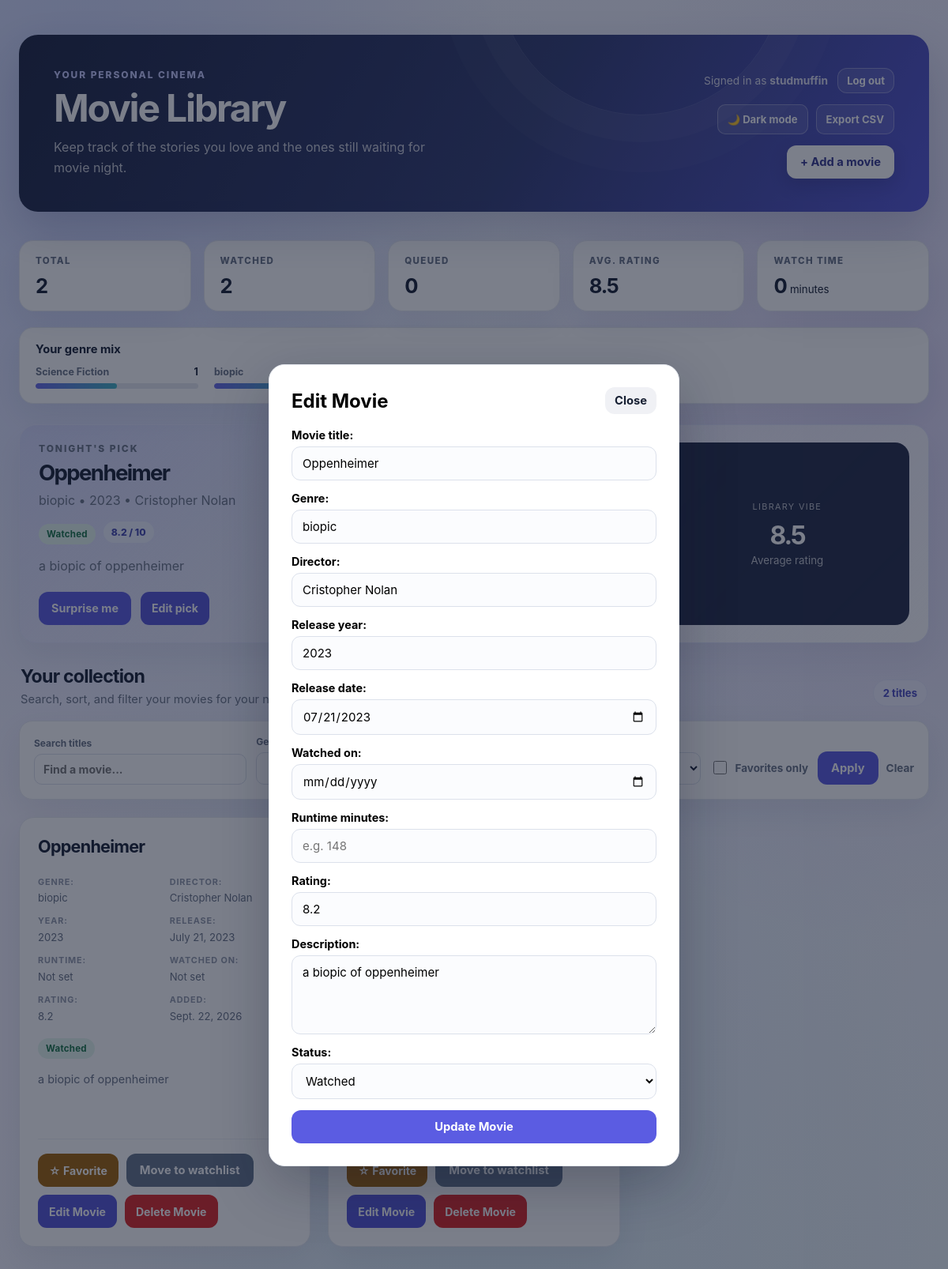
/movie/2/edit/ (signed in), run on the app's committed database.
### IMS_APP/models.py (models this page shows, shortened)
class Movie(models.Model):
    movie_id = models.AutoField(primary_key=True)
    owner = models.ForeignKey(
        settings.AUTH_USER_MODEL,
        on_delete=models.CASCADE,
        related_name='movies',
        null=True,
        blank=True,
    )
    movie_title = models.CharField(max_length=255)
    genre = models.CharField(max_length=100)
    director = models.CharField(max_length=255)
    release_year = models.PositiveIntegerField()
    release_date = models.DateField(null=True, blank=True)
    watched_on = models.DateField(null=True, blank=True)
    runtime_minutes = models.PositiveSmallIntegerField(null=True, blank=True)
    rating = models.FloatField(default=0.0)
    description = models.TextField(blank=True)
    is_favorite = models.BooleanField(default=False)
    STATUS_WATCHED = 'Watched'
    STATUS_UNWATCHED = 'Unwatched'
    STATUS_CHOICES = [
        (STATUS_WATCHED, 'Watched'),
        (STATUS_UNWATCHED, 'Unwatched'),
    ]
    status = models.CharField(
        max_length=20,
        choices=STATUS_CHOICES,
        default=STATUS_UNWATCHED,
    )
    date_added = models.DateField(auto_now_add=True)

### IMS_APP/views.py (the view)
# urls.py: path('movie/<int:movie_id>/edit/', views.edit_movie, name='edit_movie'),
@login_required
def edit_movie(request, movie_id):
    movie = get_object_or_404(Movie, movie_id=movie_id, owner=request.user)
    all_movies = Movie.objects.filter(owner=request.user)
    movies, filters = _filter_movies(request, all_movies)
    if request.method == 'POST':
        form = MovieForm(request.POST, instance=movie)
        if form.is_valid():
            form.save()
            return redirect('index')
    else:
        form = MovieForm(instance=movie)
    context = {
        'movies': movies,
        'form': MovieForm(),
        'edit_form': form,
        'editing_movie': movie,
        'featured_movie': all_movies.order_by('?').first(),
        'library_summary': _get_library_summary(all_movies),
        'genre_breakdown': _get_genre_breakdown(all_movies),
        'filters': filters,
        'genres': all_movies.values_list('genre', flat=True).distinct().order_by('genre'),
        'has_movies': all_movies.exists(),
    }
    return render(request, 'movie/home.html', context)

### IMS_APP/views.py (called while the page is built)
def _get_library_summary(movies):
    total_movies = movies.count()
    watched_count = movies.filter(status=Movie.STATUS_WATCHED).count()
    unwatched_count = movies.filter(status=Movie.STATUS_UNWATCHED).count()
    rated_movies = movies.exclude(rating=0.0)
    average_rating = 0.0
    if rated_movies.exists():
        average_rating = round(sum(movie.rating for movie in rated_movies) / rated_movies.count(), 1)
    return {
        'total_movies': total_movies,
        'watched_count': watched_count,
        'unwatched_count': unwatched_count,
        'average_rating': average_rating,
        'total_runtime': sum(movie.runtime_minutes or 0 for movie in movies),
    }

def _get_genre_breakdown(movies):
    genre_counts = Counter(
        genre.strip()
        for movie in movies
        for genre in movie.genre.split(',')
        if genre.strip()
    )
    total_genres = sum(genre_counts.values())
    return [
        {
            'name': genre,
            'count': count,
            'percentage': round(count * 100 / total_genres),
        }
        for genre, count in genre_counts.most_common(5)
    ]

### IMS_APP/templates/movie/home.html (shortened to what this page needs)
<!DOCTYPE html>
<html lang="en">
<head>
</head>
<body>
    <div class="container">
        <header class="topbar">
            <div class="topbar-copy">
                <p class="eyebrow">Your personal cinema</p>
                <h1>Movie Library</h1>
                <p class="topbar-description">Keep track of the stories you love and the ones still waiting for movie night.</p>
            </div>
            <div class="topbar-actions">
                <div class="account-controls">
                    <span>Signed in as <strong>{{ request.user.username }}</strong></span>
                    <form method="post" action="{% url 'logout' %}">
                        <button class="logout-button" type="submit">Log out</button>
                    </form>
                </div>
                <div class="header-tools">
                    <button class="theme-button" type="button" id="theme-toggle" aria-label="Toggle dark theme">🌙 Dark mode</button>
                    <a class="export-button" href="{% url 'export_movies' %}">Export CSV</a>
                </div>
                <button class="add-movie-button" type="button" onclick="document.getElementById('add-movie-dialog').showModal()">
                </button>
            </div>
        </header>
        {% if edit_form %}
            <dialog class="movie-dialog" id="edit-movie-dialog" aria-labelledby="edit-movie-heading">
                <div class="dialog-heading">
                    <h2 id="edit-movie-heading">Edit Movie</h2>
                    <button class="close-dialog-button" type="button" aria-label="Close form" onclick="document.getElementById('edit-movie-dialog').close(); window.location.href='{% url 'index' %}'">
                        Close
                    </button>
                </div>
                <form class="movie-form" method="post" action="{% url 'edit_movie' editing_movie.movie_id %}">
                    {% for field in edit_form %}
                        <div class="field">
                            {{ field.label_tag }}
                            {{ field }}
                        </div>
                    {% endfor %}
                    <button type="submit">Update Movie</button>
                </form>
            </dialog>
        {% endif %}
        <div class="content">
            <main>
                <div class="insights">
                    <div class="insight-card">
                        <span class="insight-label">Total</span>
                        <strong>{{ library_summary.total_movies }}</strong>
                    </div>
                    <div class="insight-card">
                        <span class="insight-label">Watched</span>
                        <strong>{{ library_summary.watched_count }}</strong>
                    </div>
                    <div class="insight-card">
                        <span class="insight-label">Queued</span>
                        <strong>{{ library_summary.unwatched_count }}</strong>
                    </div>
                    <div class="insight-card">
                        <span class="insight-label">Avg. rating</span>
                        <strong>{{ library_summary.average_rating|floatformat:1 }}</strong>
                    </div>
                    <div class="insight-card">
                        <span class="insight-label">Watch time</span>
                        <strong>{{ library_summary.total_runtime }}</strong>
                        <small>minutes</small>
                    </div>
                </div>
                {% if genre_breakdown %}
                    <section class="genre-breakdown" aria-label="Top genres in your collection">
                        <h2 class="genre-breakdown-heading">Your genre mix</h2>
                        {% for genre in genre_breakdown %}
                            <div class="genre-stat">
                                <div class="genre-stat-label">
                                    <span>{{ genre.name }}</span>
                                    <strong>{{ genre.count }}</strong>
                                </div>
                            </div>
                        {% endfor %}
                    </section>
                {% endif %}
                <section class="spotlight">
                    {% if featured_movie %}
                        <div class="spotlight-copy">
                            <p class="eyebrow">Tonight's pick</p>
                            <h3>{{ featured_movie.movie_title }}</h3>
                            <p>{{ featured_movie.genre }} • {{ featured_movie.release_year }} • {{ featured_movie.director }}</p>
                            <div class="spotlight-meta">
                                <span class="badge {% if featured_movie.status == 'Watched' %}watched{% else %}unwatched{% endif %}">{{ featured_movie.status }}</span>
                                <span class="rating-pill">{{ featured_movie.rating|default:'No rating yet' }} / 10</span>
                            </div>
                            <p class="spotlight-description">
                            </p>
                            <div class="spotlight-actions">
                                <a class="highlight-button" href="?surprise=1">Surprise me</a>
                                <a class="action-button edit-button" href="{% url 'edit_movie' featured_movie.movie_id %}">Edit pick</a>
                            </div>
                        </div>
                        <div class="spotlight-score">
                            <span class="score-label">Library vibe</span>
                            <strong>{{ library_summary.average_rating|floatformat:1 }}</strong>
                            <small>Average rating</small>
                        </div>
                    {% endif %}
                </section>
                <div class="collection-heading">
                    <div>
                        <h2>Your collection</h2>
                        <p>Search, sort, and filter your movies for your next movie night.</p>
                    </div>
                    <span class="movie-count">{{ movies|length }} {% if movies|length == 1 %}title{% else %}titles{% endif %}</span>
                </div>
                <form class="collection-filters" method="get" action="{% url 'index' %}">
                    <label class="filter-field">
                    </label>
                    <label class="filter-field">
                    </label>
                    <label class="filter-field">
                    </label>
                    <label class="filter-field">
                    </label>
                    <label class="favorite-filter">
                    </label>
                    <div class="filter-actions">
                        <button type="submit">Apply</button>
                        <a class="clear-filters" href="{% url 'index' %}">Clear</a>
                    </div>
                </form>
                {% if movies %}
                    <div class="movie-grid">
                        {% for movie in movies %}
                            <article class="movie-card">
                                <h3>{{ movie.movie_title }}</h3>
                                <div class="meta">
                                    <div><strong>Genre:</strong> {{ movie.genre }}</div>
                                    <div><strong>Director:</strong> {{ movie.director }}</div>
                                    <div><strong>Year:</strong> {{ movie.release_year }}</div>
                                    <div><strong>Release:</strong> {{ movie.release_date|default:'Not set' }}</div>
                                    <div><strong>Runtime:</strong> {% if movie.runtime_minutes %}{{ movie.runtime_minutes }} min{% else %}Not set{% endif %}</div>
                                    <div><strong>Watched on:</strong> {{ movie.watched_on|default:'Not set' }}</div>
                                    <div><strong>Rating:</strong> {{ movie.rating }}</div>
                                    <div><strong>Added:</strong> {{ movie.date_added }}</div>
                                </div>
                                <span class="badge {% if movie.status == 'Watched' %}watched{% else %}unwatched{% endif %}">
                                </span>
                                <p class="description">
                                </p>
                                <div class="movie-actions">
                                    <form method="post" action="{% url 'toggle_movie_favorite' movie.movie_id %}">
                                        {% if movie.is_favorite %}
                                            <button class="favorite-button is-favorite" type="submit" aria-label="Remove {{ movie.movie_title }} from favorites">★ Favorite</button>
                                        {% else %}
                                            <button class="favorite-button" type="submit" aria-label="Add {{ movie.movie_title }} to favorites">☆ Favorite</button>
                                        {% endif %}
                                    </form>
                                    <form method="post" action="{% url 'toggle_movie_status' movie.movie_id %}">
                                        {% if movie.status == 'Watched' %}
                                            <button class="status-button unwatch-button" type="submit">Move to watchlist</button>
                                        {% else %}
                                            <button class="status-button" type="submit">Mark as watched</button>
                                        {% endif %}
                                    </form>
                                    <a class="action-button edit-button" href="{% url 'edit_movie' movie.movie_id %}">Edit Movie</a>
                                    <form method="post" action="{% url 'delete_movie' movie.movie_id %}" onsubmit="return confirm('Delete {{ movie.movie_title|escapejs }} from your library?');">
                                        <button class="delete-button" type="submit">Delete Movie</button>
                                    </form>
                                </div>
                            </article>
                        {% endfor %}
                    </div>
                {% elif has_movies %}
                    <div class="empty-state">
                        <h2>No matching movies</h2>
                        <p>Try changing your search or filters.</p>
                        <p><a class="clear-filters" href="{% url 'index' %}">Clear filters</a></p>
                    </div>
                {% else %}
                    <div class="empty-state">
                        <h2>No movies yet</h2>
                        <p>Use the form to add your first movie to the library.</p>
                    </div>
                {% endif %}
            </main>
        </div>
    </div>
</body>
</html>

### data on the page
Movie: edit_form "Oppenheimer" "biopic" "Cristopher Nolan" "2023" "07/21/2023" "8.2" "a biopic of oppenheimer" "Watched"

### other printed values
{{ field.label_tag }} "Movie title:" "Genre:" "Director:" "Release year:" "Release date:" "Watched on:" "Runtime minutes:" "Rating:" "Description:" "Status:"
